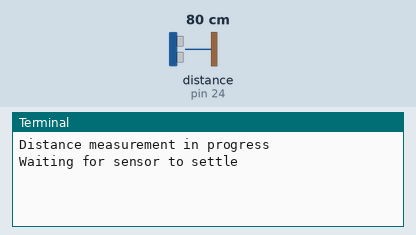
The program below on a simulated Raspberry Pi (header pin numbers). Parts: the last lines printed to the terminal. The test bench sets the inputs (shaded band); at power-on: distance to the obstacle (sensor on pin 24) 80 cm. The echo pulse lasts 58.3 µs per cm; the clock reads 2024-03-15 10:24:30 at power-on unless the program sets it.

Above: at 1.2 s.
1.3 s: distance to the obstacle (sensor on pin 24) set to 2 cm
At 2.8 s:
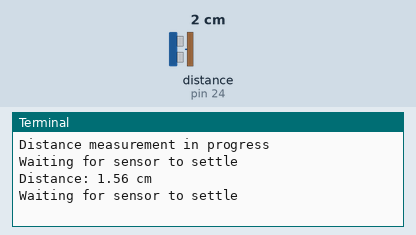
5.5 s: distance to the obstacle (sensor on pin 24) set to 4 cm
At 7.1 s:
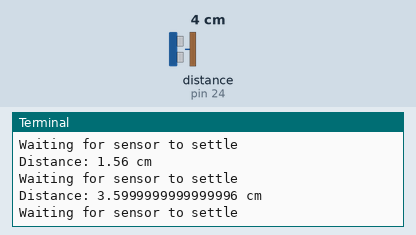

Measured:
- after the input at 1.3 s, the terminal: prints a new line after 0.70 s (image 1)
- after the input at 5.5 s, the terminal: prints a new line after 0.50 s (image 2)

The program:

ultrasonicsensor.py
```python
import RPi.GPIO as GPIO
import time
GPIO.setmode(GPIO.BOARD)

trig=23
echo=24

print("Distance measurement in progress")

GPIO.setup(trig,GPIO.OUT)
GPIO.setup(echo,GPIO.IN)

while True:
    GPIO.output(trig,False)
    print("Waiting for sensor to settle")
    time.sleep(2)
    GPIO.output(trig,True)
    time.sleep(0.00001)
    GPIO.output(trig,False)
    while GPIO.input(echo) == 0:
       pulse_start=time.time()


    while GPIO.input(echo)==1:
       pulse_end=time.time()


    pulse_duration =pulse_end - pulse_start

    distance=pulse_duration*17150
    distance=round(distance,2)

    if distance>2 and distance<400:
       print("Distance:",distance-0.5,"cm")
    else:
       print("Out of range")
```
